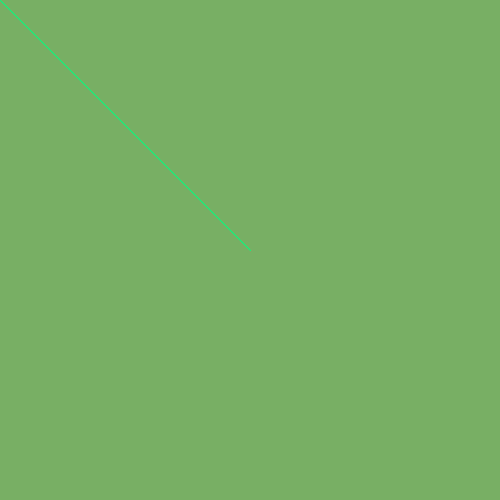
Frame 1 (no input)
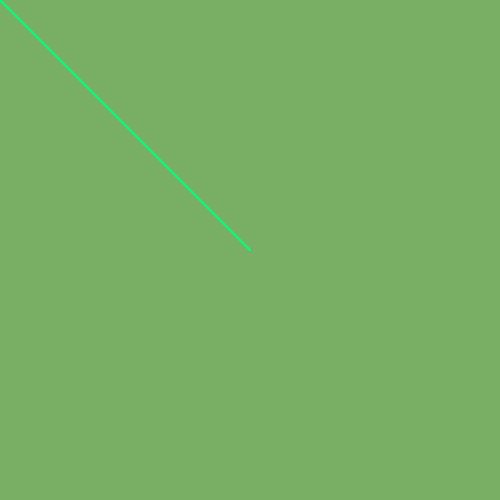
Frame 60 (the mouse pressed at the canvas centre just before this capture)
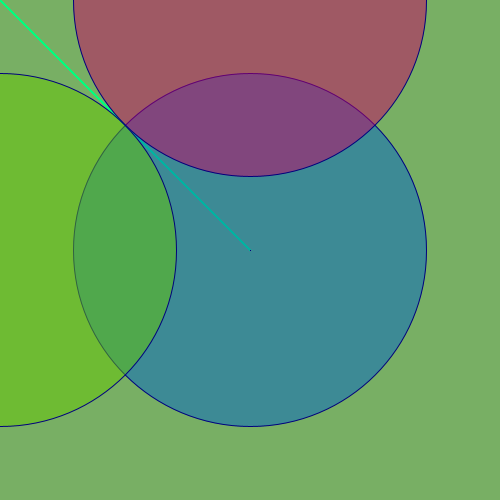
Frame 120 (the mouse held since frame 60 and released just before this capture)

The Processing sketch that drew these frames (run headless with seeded random() and noise(); from frame 60 on, the mouse is pressed at the canvas centre):

// Processing sketch: processing_70064
// ── processing_70064.pde

int x = 100, y = 100;

float dt;
float prevMx, prevMy;
float velMouse=0;

//..................

void setup(){
  size(500,500);
  background(120,175,100);
  
  prevMx=mouseX;
  prevMy=mouseY;
  
}

//.....................

void draw(){
  
  //background(0,125,0);
  
  /*fill(125,0,250);
  stroke(0);
  triangle(x,y,x+20,y+40,x-20,y+40);
  */
  
  
  dt = distancia(width/2,height/2,mouseX,mouseY);
  // dt [0,350]; ndt=map(dt,0,350,0,255) -> ndt=[0,255];
  
  dt=map(dt,0,350,0,255);
  
  
  println(dt);
  stroke(0,dt,125);
  line(width/2,height/2,mouseX,mouseY);
  
  //fill(125,255,0);
  //ellipse(mouseX,mouseY,dt,dt);
  
  velMouse=distancia(mouseX,mouseY,prevMx,prevMy);
  
  fill(dt,100,200,125);
  ellipse(mouseX,mouseY,velMouse,velMouse);
  
  fill(100,200,dt,125);
  ellipse(0,mouseY,velMouse,velMouse);
  
  fill(200,dt,100,125);
  ellipse(mouseX,0,velMouse,velMouse);

  
  prevMx=mouseX;
  prevMy=mouseY;
  

  
}

//.....................

float distancia(float x1, float y1, float x2, float y2){
 
  float dx,dy,h;
  
  dx=x2-x1;
  dy=y2-y1;
  h=sqrt(dx*dx+dy*dy);
  
  return h;
  
}

//.....................sqrt = raiz cuadrada

void tri2(int tx, int ty, int rojo, int verde, int azul){
  
  float dt;
  
  dt=distancia(tx,ty,mouseX,mouseY);
 
  fill(rojo,verde,azul);
  stroke(0);
  triangle(tx,ty,tx+dt,ty+40,tx-dt,ty+40);
 
 
  
}
